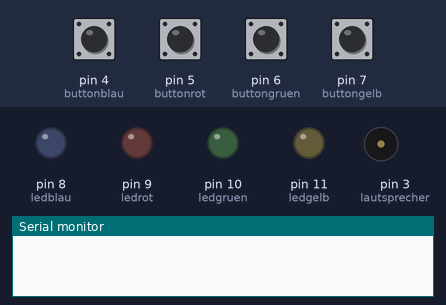
A sketch run on a simulated Arduino Uno, built with avr-gcc and run on an emulated ATmega328P. Parts: output pins drawn as LEDs (lit = HIGH), buzzer (waves = sounding), the last lines printed to the serial monitor. The inputs (shaded band) are chosen by the test bench; at power-on: pin 4 (buttonblau), pin 5 (buttonrot), pin 6 (buttongruen), pin 7 (buttongelb) LOW.

Above: at 1.2 s.
1.3 s: pin 4 (buttonblau) pulled HIGH for 0.15 s
At 1.7 s:
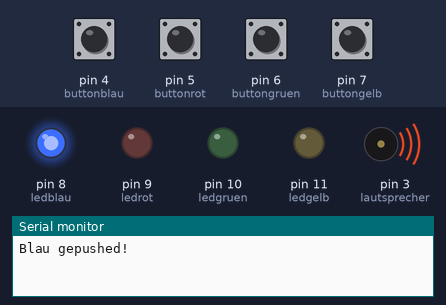
4.1 s: pin 5 (buttonrot) pulled HIGH for 0.15 s
At 4.6 s:
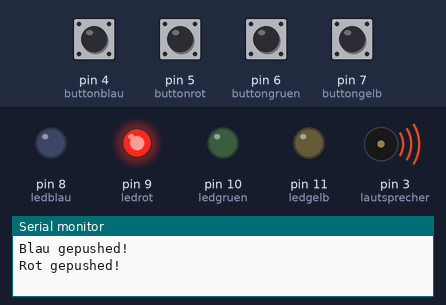
7.2 s: pin 6 (buttongruen) pulled HIGH for 0.15 s
At 7.7 s:
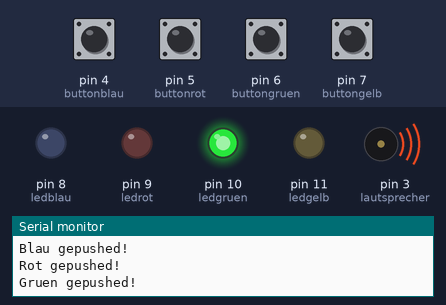
10.3 s: pin 7 (buttongelb) pulled HIGH for 0.15 s
At 10.9 s:
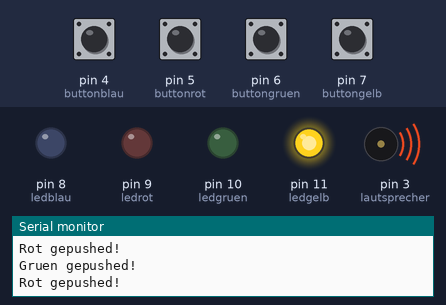
13.4 s: pin 7 (buttongelb) pulled HIGH for 1 s
At 14.64 s:
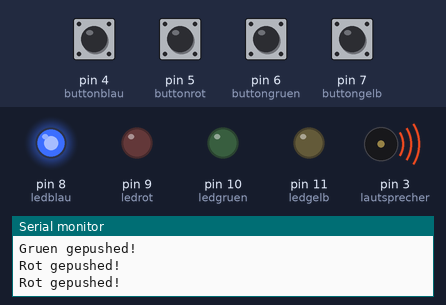
Timing chart, 0 to 17.4 s (numbered marks = the images above; inputs shaded):
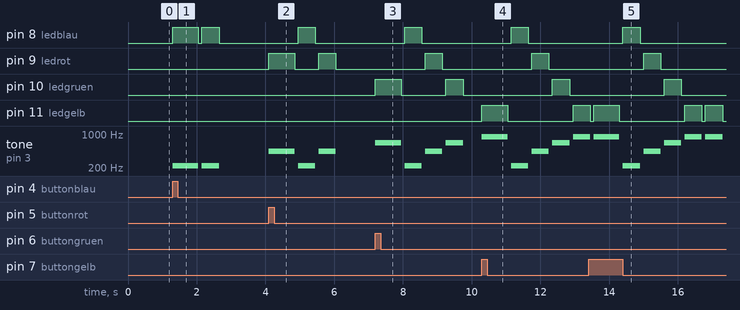

The sketch:

assignment3_2_new.ino
```cpp
int buttonblau=4; // taster 1
int buttonrot=5; // taster 2
int buttongruen=6; //taster 3
int buttongelb=7; //taster 4

int ledblau=8;
int ledrot=9;
int ledgruen=10;
int ledgelb=11;

int lautsprecher=3;

unsigned long t=0;
int abspielenUser=750;
int abspielenArduino=500;
int breaktime=100;

int speicher[100] = {0};
int counter=0;
int countersequence=0;
int state = 0;
int led = 0;

int blaupushed=0;
int rotpushed=0;
int gruenpushed=0;
int gelbpushed=0;

unsigned long delta();
void initial();

void setup(){
	pinMode(buttonblau, INPUT);
	pinMode(buttonrot, INPUT);
	pinMode(buttongruen, INPUT);
	pinMode(buttongelb, INPUT);

	pinMode(ledgruen, OUTPUT);
	pinMode(ledgelb, OUTPUT);
	pinMode(ledblau, OUTPUT);
	pinMode(ledrot, OUTPUT);
	pinMode(lautsprecher, OUTPUT);

	Serial.begin(9600);
}

void loop(){
  switch(state){
     case 0:
       //Take input
       if(digitalRead(buttonblau)==HIGH){
         Serial.println("Blau gepushed!");
         speicher[counter] = 1;
         state = 1;
         led = 1;
       }else if (digitalRead(buttonrot)==HIGH){
         Serial.println("Rot gepushed!");
         speicher[counter] = 2;
         state = 1;
         led = 2;
       }else if (digitalRead(buttongruen)==HIGH){
         Serial.println("Gruen gepushed!");
         speicher[counter] = 3;
         state = 1;
         led = 3;
       }else if (digitalRead(buttongelb)==HIGH){
         Serial.println("Rot gepushed!");
         speicher[counter] = 4;
         state = 1;
         led = 4;
       }
       break;
     case 1:
       //Repeat input
       t = millis();
       switch(led){
          case 1:
            digitalWrite(ledblau, HIGH);
            tone(lautsprecher,220);
            break;
          case 2:
            digitalWrite(ledrot,HIGH);
            tone(lautsprecher,440);
            break;
          case 3:
            digitalWrite(ledgruen,HIGH);
            tone(lautsprecher,660);
            break;
          case 4:
            digitalWrite(ledgelb,HIGH);
            tone(lautsprecher,880);
            break;
       }
       state = 2;
       break;
     case 2:
       //Stop repeating input
       if(delta()>=abspielenUser){
          switch(led){
            case 1:
              digitalWrite(ledblau, LOW);
              break;
            case 2:
              digitalWrite(ledrot,LOW);
              break;
            case 3:
              digitalWrite(ledgruen,LOW);
              break;
            case 4:
              digitalWrite(ledgelb,LOW);
              break;
         }
         noTone(lautsprecher);
         state = 3;
         counter++;
         t=millis();
       }
       break;
     case 3:
       //break
       if(delta() >= breaktime){
         state=4;
       }
       break;
     case 4:
       //Start repeating sequence
       led = speicher[countersequence];
       countersequence++;
       t = millis();
       switch(led){
          case 1:
            digitalWrite(ledblau, HIGH);
            tone(lautsprecher,220);
            break;
          case 2:
            digitalWrite(ledrot,HIGH);
            tone(lautsprecher,440);
            break;
          case 3:
            digitalWrite(ledgruen,HIGH);
            tone(lautsprecher,660);
            break;
          case 4:
            digitalWrite(ledgelb,HIGH);
            tone(lautsprecher,880);
            break;
       }
       state = 5;
       break;
     case 5:
       if(delta()>=abspielenArduino){
          switch(led){
            case 1:
              digitalWrite(ledblau, LOW);
              break;
            case 2:
              digitalWrite(ledrot,LOW);
              break;
            case 3:
              digitalWrite(ledgruen,LOW);
              break;
            case 4:
              digitalWrite(ledgelb,LOW);
              break;
         }
         noTone(lautsprecher);
         t=millis();
         state=6;
      }
      break;
    case 6:
      //Break or end of sequence
      if(delta()>= breaktime){
        if(countersequence == counter){
           countersequence=0;
           state=0;
         }else{
            state=4;
         }
      }
      break;
  }
}


unsigned long delta(){
	return millis()-t;
}
```

Measured:
- after the input at 1.3 s, pin 8 (ledblau): LOW → HIGH at once, → LOW 0.75 s later, → HIGH 0.10 s later, → LOW 0.50 s later; tone on pin 3 (lautsprecher): silent → 220 Hz at once, → silent 0.75 s later, → 220 Hz 0.10 s later, → silent 0.50 s later
- after the input at 4.1 s, pin 8 (ledblau): LOW → HIGH after 0.85 s, → LOW 0.50 s later; pin 9 (ledrot): LOW → HIGH at once, → LOW 0.75 s later, → HIGH 0.70 s later, → LOW 0.50 s later; tone on pin 3 (lautsprecher): plays 440 Hz for 0.75 s, 220 Hz for 0.50 s, 440 Hz for 0.50 s, starting at once
- after the input at 7.2 s, pin 8 (ledblau): LOW → HIGH after 0.85 s, → LOW 0.50 s later; pin 9 (ledrot): LOW → HIGH after 1.4 s, → LOW 0.50 s later
- after the input at 10.3 s, pin 8 (ledblau): LOW → HIGH after 0.85 s, → LOW 0.50 s later; pin 9 (ledrot): LOW → HIGH after 1.4 s, → LOW 0.50 s later
- after the input at 13.4 s, pin 8 (ledblau): LOW → HIGH after 1.0 s, → LOW 0.50 s later; pin 9 (ledrot): LOW → HIGH after 1.6 s, → LOW 0.50 s later; pin 10 (ledgruen): LOW → HIGH after 2.2 s, → LOW 0.50 s later
